Frame 1 (no input): blank canvas, image omitted
Frame 60 (no input): blank canvas, image omitted
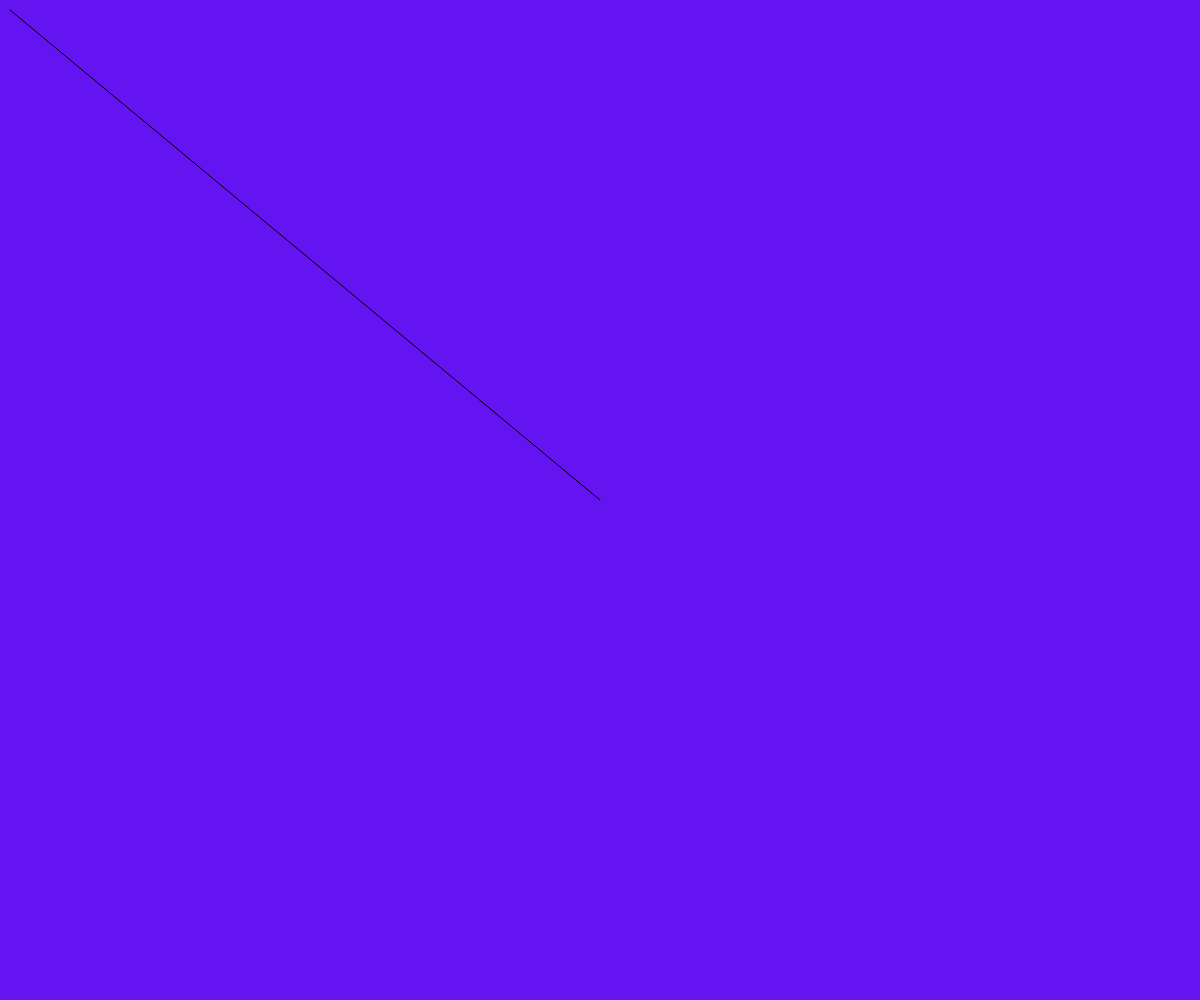
Frame 120 (the mouse pressed at the canvas centre since frame 60)

The p5.js sketch whose frames 1 and 60 were blank and that drew this single picture after the mouse press (run headless with seeded random() and noise() and a simulated clock; from frame 60 on, the mouse is pressed at the canvas centre):

// p5.js sketch
// ── sketch.js
  /* Using Mouse Part 2
    Matthew Novick 
    April 16, 2019
    Revised: May 8, 2019
  */



  let size=10

  function setup() {
  // put setup code here
  createCanvas(1200,1000);
  background(100,20,240)
  }


  function draw() {

  }
  function mouseMoved(){
  if (mouseX) {
  fill(random(255),random(255),random(255));
  line(mouseX,mouseY, size,size);
  }


    }

  function mouseClicked(){
  if (size){
  background(random(255),random(255),random(255))
  size=random(255)

  }

    }
